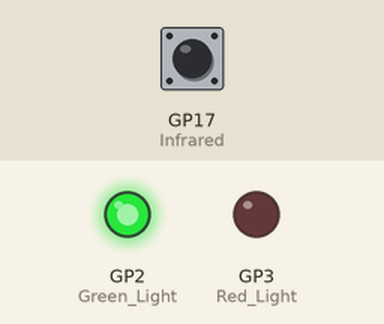
Recording of a program running on a simulated Raspberry Pi Pico running CircuitPython. Parts: output pins drawn as LEDs (lit = HIGH). Dashed ring = blinking. The test bench sets the inputs (shaded band); at power-on: GP17 (Infrared) HIGH. What the program prints to the serial console is not drawn.

Above: at 1.2 s.
1.3 s: GP17 (Infrared) pulled LOW for 0.15 s
At 1.37 s:
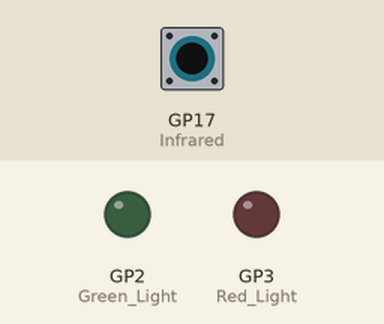
2.9 s: GP17 (Infrared) pulled LOW for 1 s
At 4.5 s:
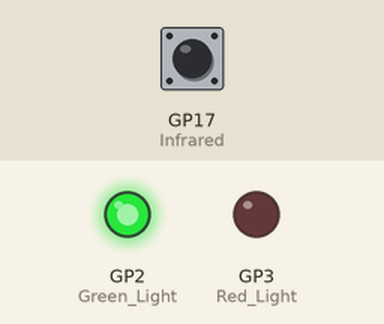
5.4 s: GP17 (Infrared) pulled LOW for 3.2 s
At 6.8 s:
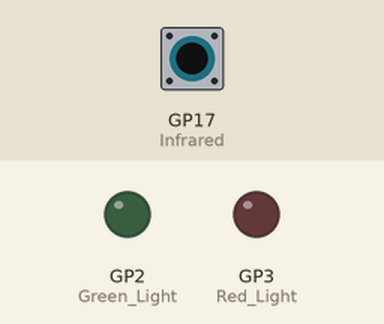
10.1 s: GP17 (Infrared) pulsed LOW 2 times (0.12 s each, 0.3 s apart)
At 10.31 s:
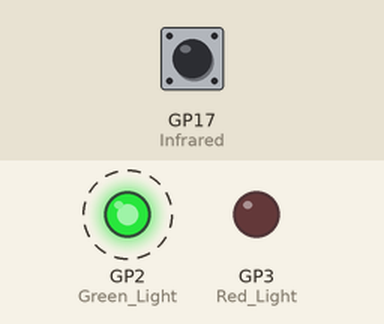
12.2 s: GP17 (Infrared) pulsed LOW 5 times (0.12 s each, 0.3 s apart)
At 14.9 s:
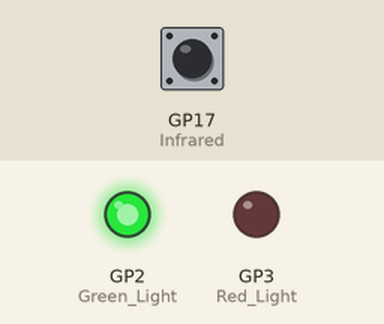
Timing chart, 0 to 16.2 s (numbered marks = the images above; inputs shaded):
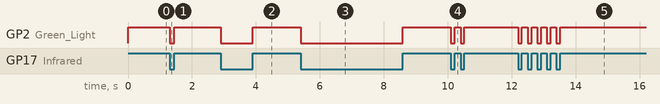

Measured:
- after the input at 1.3 s, GP2 (Green_Light): HIGH → LOW at once, → HIGH 0.15 s later
- after the input at 2.9 s, GP2 (Green_Light): HIGH → LOW at once, → HIGH 1.0 s later
- after the input at 5.4 s, GP2 (Green_Light): HIGH → LOW at once, → HIGH 3.2 s later
- after the input at 10.1 s, GP2 (Green_Light): alternates HIGH for 0.18 s and LOW for 0.12 s, 4 changes in all, then stays HIGH, starting at once
- after the input at 12.2 s, GP2 (Green_Light): alternates HIGH for 0.18 s and LOW for 0.12 s, 10 changes in all, then stays HIGH, starting at once

The program:

code.py
```python
import digitalio
import board
import usb_cdc
import time

Red_Light = digitalio.DigitalInOut(board.GP3)
Red_Light.direction = digitalio.Direction.OUTPUT
Red_Light.value = False

Green_Light = digitalio.DigitalInOut(board.GP2)
Green_Light.direction = digitalio.Direction.OUTPUT
Green_Light.value = False

Infrared = digitalio.DigitalInOut(board.GP17)
Infrared.direction = digitalio.Direction.INPUT
Infrared.pull = digitalio.Pull.UP

Green_Light.value = Infrared.value
try:
    usb_cdc.data.write(bytes([Infrared.value]))
except:
    Red_Light.value = True

while True:
    if((Green_Light.value) != (Infrared.value)):
        Green_Light.value = Infrared.value
        try:
            usb_cdc.data.write(bytes([Infrared.value]))
        except:
            Red_Light.value = True
```
